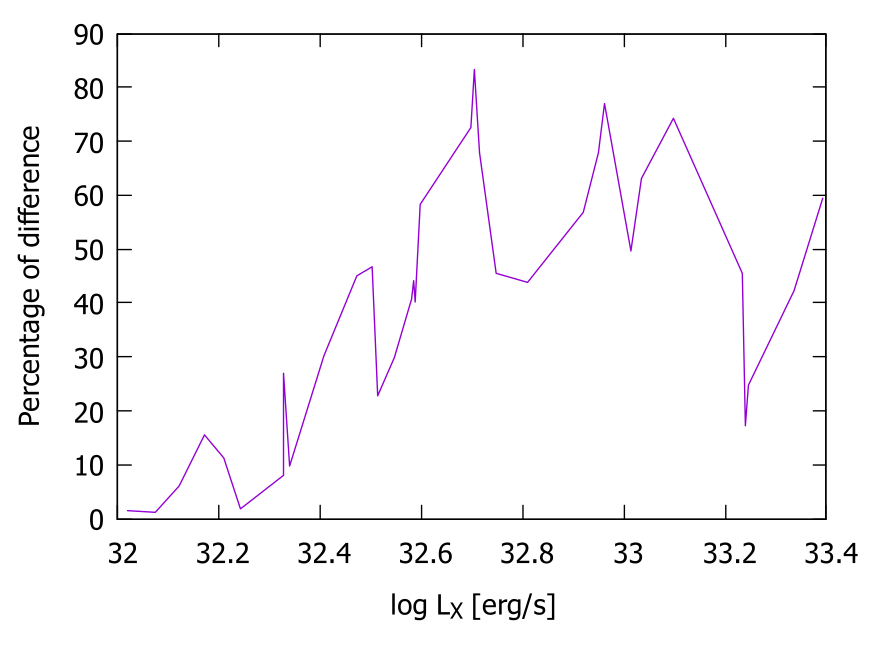

The gnuplot source for this figure:
#    
#    	G N U P L O T
#    	Version 6.0 patchlevel 2    last modified 2024-12-19 
#    
#    	Copyright (C) 1986-1993, 1998, 2004, 2007-2024
#    	Thomas Williams, Colin Kelley and many others
#    
#    	gnuplot home:     http://www.gnuplot.info
#    	faq, bugs, etc:   type "help FAQ"
#    	immediate help:   type "help"  (plot window: hit 'h')
# set terminal qt 0 font "Sans,10"
# set output
unset clip points
set clip one
unset clip two
unset clip radial
set errorbars front 1.000000 
set border 31 front lt black linewidth 1.000 dashtype solid
set cornerpoles
set zdata 
set ydata 
set xdata 
set y2data 
set x2data 
set boxwidth
set boxdepth 0
set style fill  empty border
set style rectangle back fc  bgnd fillstyle   solid 1.00 border lt -1
set style circle radius graph 0.02 
set style ellipse size graph 0.05, 0.03 angle 0 units xy
set dummy x, y
set format x "% h" 
set format y "% h" 
set format x2 "% h" 
set format y2 "% h" 
set format z "% h" 
set format cb "% h" 
set format r "% h" 
set ttics format "% h"
set timefmt "%d/%m/%y,%H:%M"
set angles radians
set tics back
unset grid
unset raxis
set theta counterclockwise right
set style parallel front  lt black linewidth 2.000 dashtype solid
set key notitle
set key fixed right top vertical Right noreverse enhanced autotitle nobox
set key noinvert samplen 4 spacing 1 width 0 height 0
set key maxcolumns 0 maxrows 0
set key noopaque
unset key
unset label
unset arrow
unset style line
unset style arrow
set style histogram clustered gap 2 title textcolor lt -1
unset object
unset walls
set style textbox  transparent margins  1.0,  1.0 border  lt -1 linewidth  1.0
set offsets 0, 0, 0, 0
set pointsize 1
set pointintervalbox 1
set encoding cp1251
unset parametric
unset polar
unset spiderplot
unset decimalsign
unset micro
unset minussign
set view 60, 30, 1, 1
set view azimuth 0
set rgbmax 255
set samples 100, 100
set isosamples 10, 10
set surface implicit
set surface
set mapping cartesian
set datafile separator whitespace
set datafile nocolumnheaders
unset hidden3d

unset contour
set cntrlabel  format '%8.3g' font '' start 5 interval 20
set cntrparam order 4
set cntrparam linear
set cntrparam levels 5
set cntrparam levels auto
set cntrparam firstlinetype 0 unsorted
set cntrparam points 5
set size ratio 0 1,1
set origin 0,0
set contourfill auto 5
set contourfill palette
set style data points
set style function lines
unset xzeroaxis
unset yzeroaxis
unset zzeroaxis
unset x2zeroaxis
unset y2zeroaxis
set xyplane relative 0.5
set tics scale  1, 0.5, 1, 1, 1
set mxtics default
set mytics default
set mztics default
set mx2tics default
set my2tics default
set mcbtics default
set mrtics default
set nomttics
set xtics border in scale 1,0.5 mirror norotate  autojustify
set xtics  norangelimit autofreq 
set ytics border in scale 1,0.5 mirror norotate  autojustify
set ytics  norangelimit autofreq 
set ztics border in scale 1,0.5 nomirror norotate  autojustify
set ztics  norangelimit autofreq 
unset x2tics
unset y2tics
set cbtics border in scale 1,0.5 mirror norotate  autojustify
set cbtics  norangelimit autofreq 
set rtics axis in scale 1,0.5 nomirror norotate  autojustify
set rtics  norangelimit autofreq 
unset ttics
set title "" 
set title  font "" textcolor lt -1 norotate
set timestamp bottom 
set timestamp "" 
set timestamp  font "" textcolor lt -1 norotate
set trange [ * : * ] noreverse nowriteback
set urange [ * : * ] noreverse nowriteback
set vrange [ * : * ] noreverse nowriteback
set xlabel "log L_X [erg/s]" 
set xlabel  font "" textcolor lt -1 norotate
set x2label "" 
set x2label  font "" textcolor lt -1 norotate
set xrange [ * : * ] noreverse writeback
set x2range [ * : * ] noreverse writeback
set ylabel "Percentage of difference" 
set ylabel  font "" textcolor lt -1 rotate
set y2label "" 
set y2label  font "" textcolor lt -1 rotate
set yrange [ * : * ] noreverse writeback
set y2range [ * : * ] noreverse writeback
set zlabel "" 
set zlabel  font "" textcolor lt -1 norotate
set zrange [ * : * ] noreverse writeback
set cblabel "" 
set cblabel  font "" textcolor lt -1 rotate
set cbrange [ * : * ] noreverse writeback
set rlabel "" 
set rlabel  font "" textcolor lt -1 norotate
set rrange [ * : * ] noreverse writeback
unset logscale
unset jitter
set zero 1e-08
set lmargin  -1
set bmargin  -1
set rmargin  -1
set tmargin  -1
set locale "Bulgarian_Bulgaria.1251"
set pm3d explicit at s
set pm3d scansautomatic
set pm3d interpolate 1,1 flush begin noftriangles noborder corners2color mean
set pm3d clip z 
set pm3d nolighting
set palette positive nops_allcF maxcolors 0 gamma 1.5 color model RGB 
set palette rgbformulae 7, 5, 15
set colorbox default
set colorbox vertical origin screen 0.9, 0.2 size screen 0.05, 0.6 front  noinvert bdefault
set style boxplot candles range  1.50 outliers pt 7 separation 1 labels auto unsorted
set chi_shapes fraction 0.60
set loadpath 
set fontpath
set psdir
set fit brief errorvariables nocovariancevariables errorscaling prescale nowrap v5
GNUTERM = "qt"
I = {0.0, 1.0}
VoxelDistance = 0.0
GridDistance = 0.0
## Last datafile plotted: "Petko.txt"
## Last plot command
plot "H4.txt" u 1:(100*(1-$2)) w l
#    EOF
